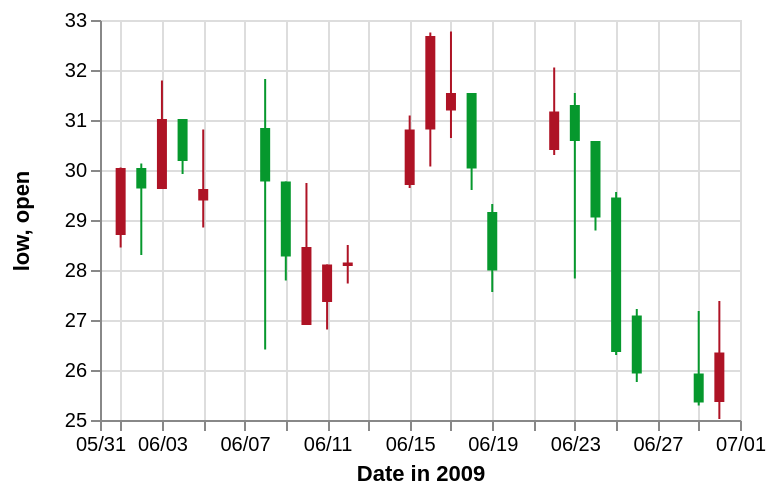

Here is the Vega-Lite specification saved for this chart:
### Vega specification from a JSON file in a GitHub repository (floating-point values rounded to 4 significant figures)
{"$schema": "https://vega.github.io/schema/vega/v3.0.json", "description": "A candlestick chart inspired from Protovis(http://mbostock.github.io/protovis/ex/candlestick.html)", "autosize": "pad", "padding": 5, "width": 320, "height": 200, "style": "cell", "data": [{"name": "source_0", "values": [{"date": "01-Jun-2009", "open": 28.7, "high": 30.05, "low": 28.45, "close": 30.04, "signal": "short", "ret": -4.894}, {"date": "02-Jun-2009", "open": 30.04, "high": 30.13, "low": 28.3, "close": 29.63, "signal": "short", "ret": -0.3226}, {"date": "03-Jun-2009", "open": 29.62, "high": 31.79, "low": 29.62, "close": 31.02, "signal": "short", "ret": 3.687}, {"date": "04-Jun-2009", "open": 31.02, "high": 31.02, "low": 29.92, "close": 30.18, "signal": "short", "ret": 4.51}, {"date": "05-Jun-2009", "open": 29.39, "high": 30.81, "low": 28.85, "close": 29.62, "signal": "short", "ret": 6.084}, {"date": "08-Jun-2009", "open": 30.84, "high": 31.82, "low": 26.41, "close": 29.77, "signal": "short", "ret": 1.254}, {"date": "09-Jun-2009", "open": 29.77, "high": 29.77, "low": 27.79, "close": 28.27, "signal": "short", "ret": -5.024}, {"date": "10-Jun-2009", "open": 26.9, "high": 29.74, "low": 26.9, "close": 28.46, "signal": "short", "ret": -5.466}, {"date": "11-Jun-2009", "open": 27.36, "high": 28.11, "low": 26.81, "close": 28.11, "signal": "short", "ret": -8.374}, {"date": "12-Jun-2009", "open": 28.08, "high": 28.5, "low": 27.73, "close": 28.15, "signal": "short", "ret": -5.528}, {"date": "15-Jun-2009", "open": 29.7, "high": 31.09, "low": 29.64, "close": 30.81, "signal": "long", "ret": 3.492}, {"date": "16-Jun-2009", "open": 30.81, "high": 32.75, "low": 30.07, "close": 32.68, "signal": "short", "ret": 0.155}, {"date": "17-Jun-2009", "open": 31.19, "high": 32.77, "low": 30.64, "close": 31.54, "signal": "short", "ret": 5.828}, {"date": "18-Jun-2009", "open": 31.54, "high": 31.54, "low": 29.6, "close": 30.03, "signal": "short", "ret": 8.176}, {"date": "19-Jun-2009", "open": 29.16, "high": 29.32, "low": 27.56, "close": 27.99, "signal": "short", "ret": 8.599}, {"date": "22-Jun-2009", "open": 30.4, "high": 32.05, "low": 30.3, "close": 31.17, "signal": "short", "ret": 15.49}, {"date": "23-Jun-2009", "open": 31.3, "high": 31.54, "low": 27.83, "close": 30.58, "signal": "short", "ret": 11.74}, {"date": "24-Jun-2009", "open": 30.58, "high": 30.58, "low": 28.79, "close": 29.05, "signal": "long", "ret": -10.42}, {"date": "25-Jun-2009", "open": 29.45, "high": 29.56, "low": 26.3, "close": 26.36, "signal": "long", "ret": 0}, {"date": "26-Jun-2009", "open": 27.09, "high": 27.22, "low": 25.76, "close": 25.93, "signal": "long", "ret": 0}, {"date": "29-Jun-2009", "open": 25.93, "high": 27.18, "low": 25.29, "close": 25.35, "signal": "long", "ret": 5.263}, {"date": "30-Jun-2009", "open": 25.36, "high": 27.38, "low": 25.02, "close": 26.35, "signal": "long", "ret": 6.738}]}, {"name": "data_0", "source": "source_0", "transform": [{"type": "formula", "expr": "datum.open > datum.close", "as": "isIncrease"}]}, {"name": "data_1", "source": "data_0", "transform": [{"type": "formula", "expr": "toDate(datum[\"date\"])", "as": "date"}, {"type": "formula", "expr": "toNumber(datum[\"low\"])", "as": "low"}, {"type": "formula", "expr": "toNumber(datum[\"high\"])", "as": "high"}, {"type": "filter", "expr": "datum[\"date\"] !== null && !isNaN(datum[\"date\"]) && datum[\"low\"] !== null && !isNaN(datum[\"low\"])"}, {"type": "formula", "as": "yearmonthdate_date", "expr": "datetime(year(datum[\"date\"]), month(datum[\"date\"]), date(datum[\"date\"]), 0, 0, 0, 0)"}]}, {"name": "data_2", "source": "data_0", "transform": [{"type": "formula", "expr": "toDate(datum[\"date\"])", "as": "date"}, {"type": "formula", "expr": "toNumber(datum[\"open\"])", "as": "open"}, {"type": "formula", "expr": "toNumber(datum[\"close\"])", "as": "close"}, {"type": "filter", "expr": "datum[\"date\"] !== null && !isNaN(datum[\"date\"]) && datum[\"open\"] !== null && !isNaN(datum[\"open\"])"}, {"type": "formula", "as": "yearmonthdate_date", "expr": "datetime(year(datum[\"date\"]), month(datum[\"date\"]), date(datum[\"date\"]), 0, 0, 0, 0)"}]}], "marks": [{"name": "layer_0_marks", "type": "rule", "style": ["rule"], "from": {"data": "data_1"}, "encode": {"update": {"x": {"scale": "x", "field": "yearmonthdate_date"}, "y": {"scale": "y", "field": "low"}, "y2": {"scale": "y", "field": "high"}, "stroke": {"scale": "color", "field": "isIncrease"}}}}, {"name": "layer_1_marks", "type": "rect", "style": ["bar"], "from": {"data": "data_2"}, "encode": {"update": {"xc": {"scale": "x", "field": "yearmonthdate_date"}, "width": {"value": 5}, "y": {"scale": "y", "field": "open"}, "y2": {"scale": "y", "field": "close"}, "fill": {"scale": "color", "field": "isIncrease"}}}}], "scales": [{"name": "x", "type": "time", "domain": {"fields": [{"signal": "{data: datetime(2009, 4, 31, 0, 0, 0, 0)}"}, {"signal": "{data: datetime(2009, 6, 1, 0, 0, 0, 0)}"}, {"data": "data_2", "field": "yearmonthdate_date"}], "sort": true}, "range": [0, {"signal": "width"}]}, {"name": "y", "type": "linear", "domain": {"fields": [{"data": "data_1", "field": "low"}, {"data": "data_1", "field": "high"}, {"data": "data_2", "field": "open"}, {"data": "data_2", "field": "close"}], "sort": true}, "range": [{"signal": "height"}, 0], "zero": false, "nice": true}, {"name": "color", "type": "ordinal", "domain": {"fields": [{"data": "data_1", "field": "isIncrease"}, {"data": "data_2", "field": "isIncrease"}], "sort": true}, "range": ["#ae1325", "#06982d"]}], "axes": [{"title": "Date in 2009", "scale": "x", "orient": "bottom", "labelOverlap": true, "tickCount": {"signal": "ceil(width/30)"}, "zindex": 1, "encode": {"labels": {"update": {"text": {"signal": "timeFormat(datum.value, '%m/%d')"}}}}}, {"scale": "x", "orient": "bottom", "domain": false, "grid": true, "labels": false, "maxExtent": 0, "minExtent": 0, "tickCount": {"signal": "ceil(width/30)"}, "ticks": false, "zindex": 0, "gridScale": "y"}, {"scale": "y", "orient": "left", "labelOverlap": true, "tickCount": {"signal": "ceil(height/30)"}, "title": "low, open", "zindex": 1}, {"scale": "y", "orient": "left", "domain": false, "grid": true, "labels": false, "maxExtent": 0, "minExtent": 0, "tickCount": {"signal": "ceil(height/30)"}, "ticks": false, "zindex": 0, "gridScale": "x"}], "config": {"axisY": {"minExtent": 30}}}
